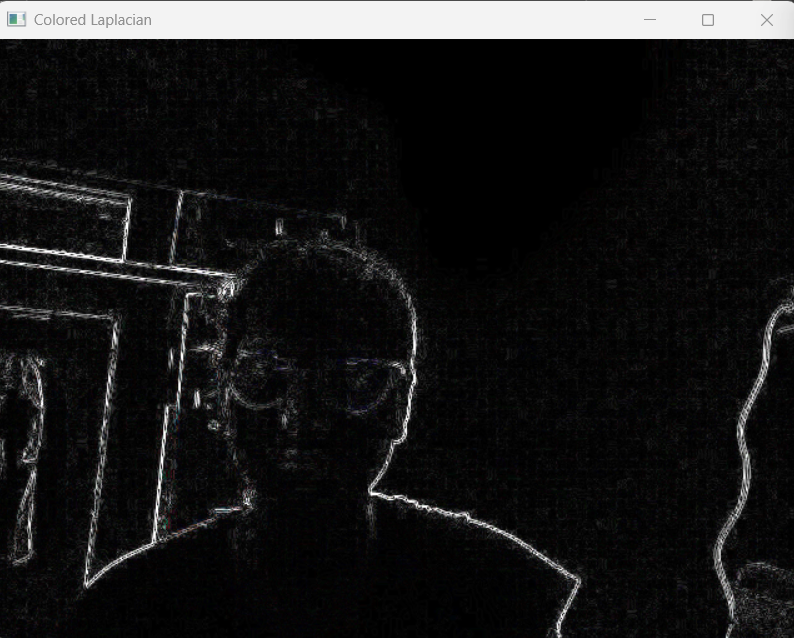
#> input picture Image Manipulation/Text and Shapes Basics/Edge Detection using OpenCV/Laplasian.png, 794 x 638 px, given in place of the camera
$ jupyter execute Untitled.ipynb   (text cells are left out)
#> lines starting #> are read from the running program, lines starting #| are printed output that depends on the picture
[cell 1]
import cv2 as cv
import numpy as np
import pandas as pd
import matplotlib.pyplot as plt

[cell 2]
import cv2 as cv
cam=cv.VideoCapture(0)
while True:
    _,img=cam.read()
#> img is the input picture: shape (638, 794, 3); mean B, G, R 25.7, 25.6, 25.7
    img=cv.flip(img,1)
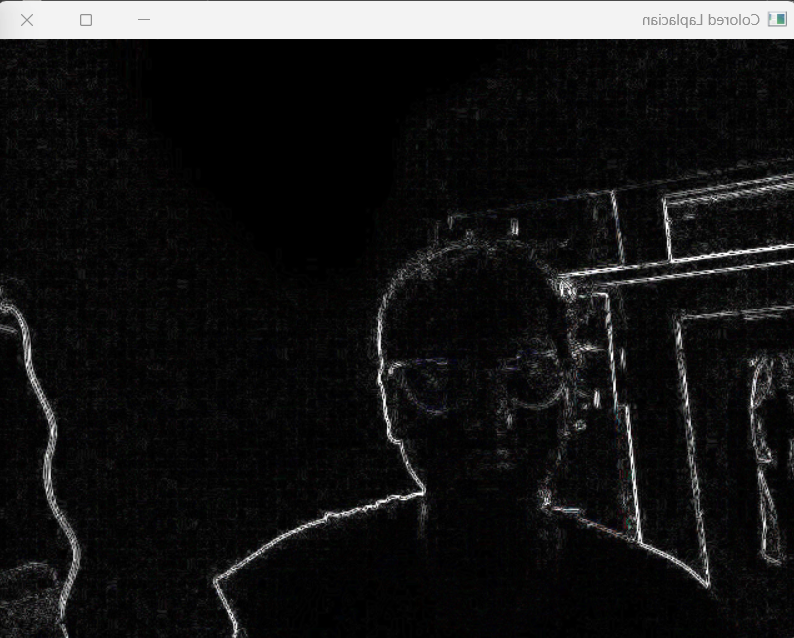
#> img: shape (638, 794, 3); mean B, G, R 25.7, 25.6, 25.7
    edge=cv.Canny(img,0,100)
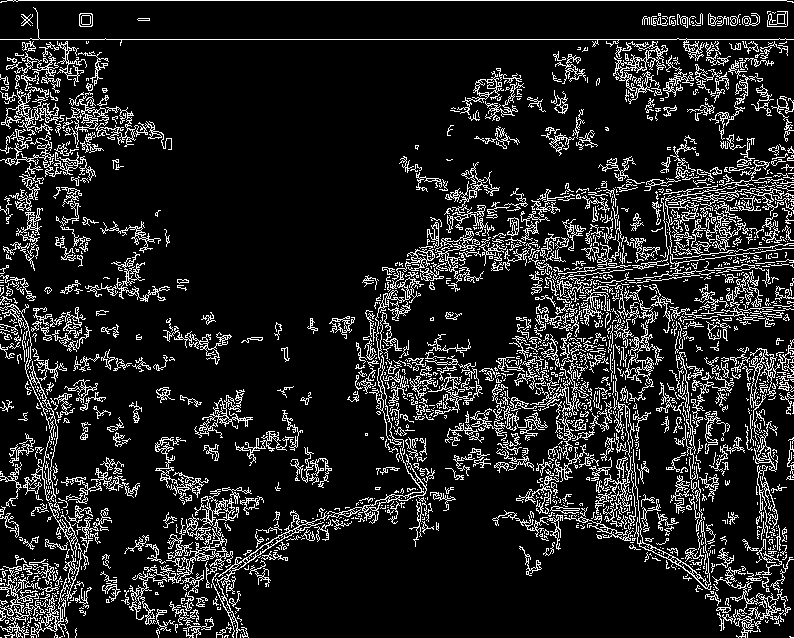
#> edge: shape (638, 794); 13.1% white in thin lines or dots
    cv.imshow("Frames",img)
    cv.imshow("Edges",edge)
    if(cv.waitKey(10)==27):
#> (key Esc is pressed here)
        cam.release()
        break

[cell 3]
import cv2 as cv

cam = cv.VideoCapture(0)

while True:
    _, img = cam.read()

    img = cv.flip(img, 1)

    edge1 = cv.Canny(img, 50, 150)
#> edge1: shape (638, 794); 5.4% white in thin lines or dots
    edge2 = cv.Canny(img, 100, 200)
#> edge2: shape (638, 794); 3.7% white in thin lines or dots
    edge3 = cv.Canny(img, 150, 250)
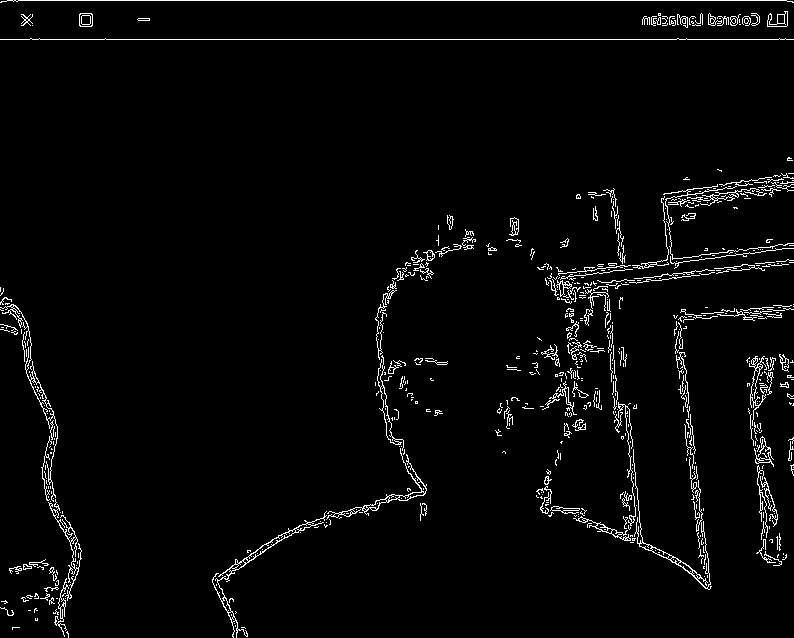
#> edge3: shape (638, 794); 3% white in thin lines or dots

    cv.imshow("Frame", img)
    cv.imshow("Edges1", edge1)
    cv.imshow("Edges2", edge2)
    cv.imshow("Edges3", edge3)

    if cv.waitKey(1) & 0xFF == 27:  # ESC key
#> (key Esc is pressed here)
        break

cam.release()
cv.destroyAllWindows()

#edge1 shows the most noise. As the range increases it is barely able to detect edges. So,it depends on the requirement

[cell 4]
import cv2 as cv

cam = cv.VideoCapture(0)

while True:
    _, img = cam.read()

    img = cv.flip(img, 1)
    gray = cv.cvtColor(img, cv.COLOR_BGR2GRAY)

    # Sobel edge detection
    sobelx = cv.Sobel(gray, cv.CV_64F, 1, 0, ksize=3)  # X direction
    sobely = cv.Sobel(gray, cv.CV_64F, 0, 1, ksize=3)  # Y direction
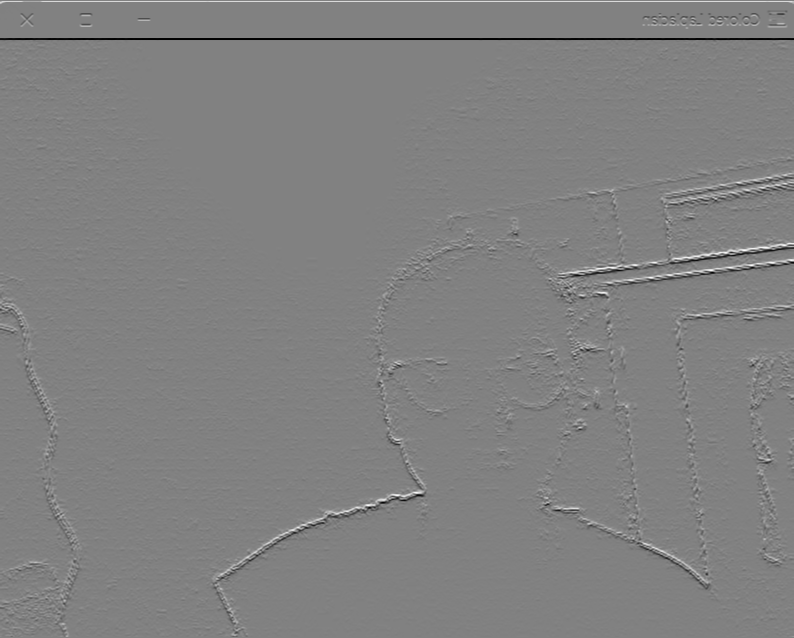
#> sobely: shape (638, 794) float64; min -972, max 945, mean -1.9; drawn with min black and max white

    # Convert back to uint8
    abs_sobelx = cv.convertScaleAbs(sobelx)
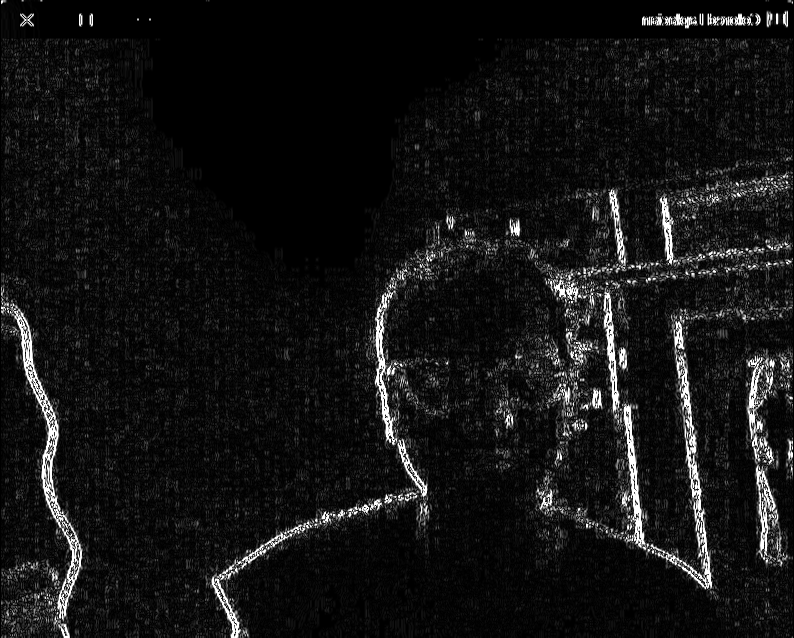
#> abs_sobelx: shape (638, 794); min 0, max 255, mean 20
    abs_sobely = cv.convertScaleAbs(sobely)
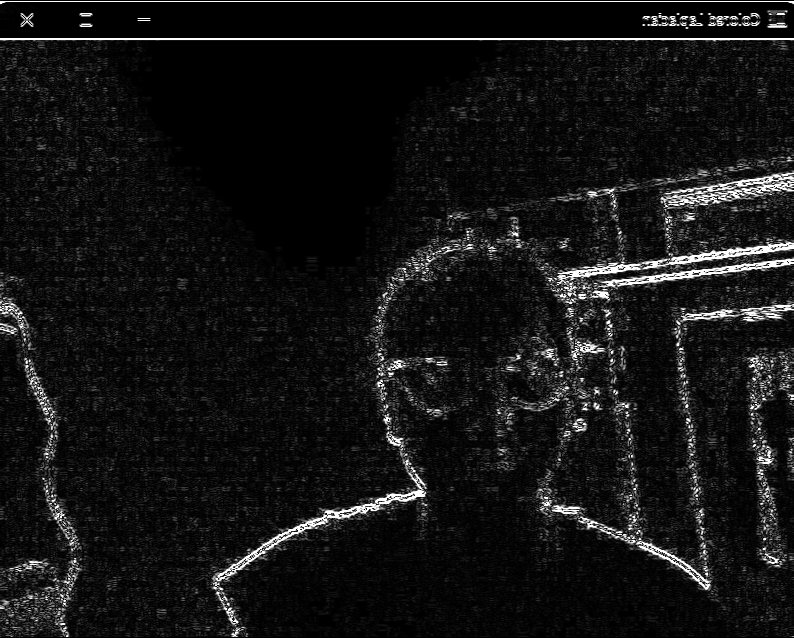
#> abs_sobely: shape (638, 794); min 0, max 255, mean 20.6

    # Combine both directions
    sobel_combined = cv.bitwise_or(abs_sobelx, abs_sobely)
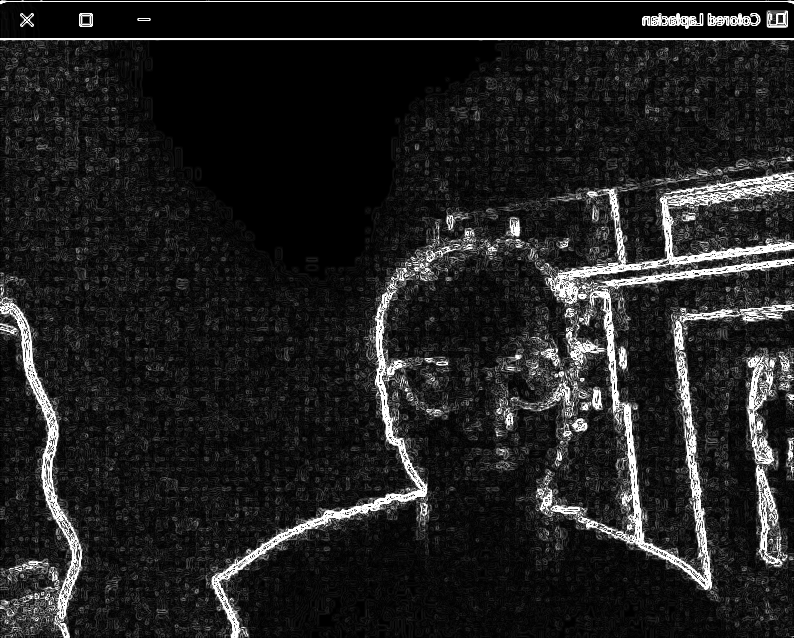
#> sobel_combined: shape (638, 794); min 0, max 255, mean 32.9

    cv.imshow("Original", img)
    cv.imshow("Sobel X", abs_sobelx)
    cv.imshow("Sobel Y", abs_sobely)
    cv.imshow("Sobel Combined", sobel_combined)

    if cv.waitKey(1) & 0xFF == 27:  # ESC key
#> (key Esc is pressed here)
        break

cam.release()
cv.destroyAllWindows()

[cell 5]
import cv2 as cv

cam = cv.VideoCapture(0)

while True:
    ret, img = cam.read()
    if not ret:
        print("Failed to grab frame")
        break

    img = cv.flip(img, 1)

    # Split into channels
    b, g, r = cv.split(img)

    # Apply Laplacian on each channel
    lap_b = cv.convertScaleAbs(cv.Laplacian(b, cv.CV_64F, ksize=3))
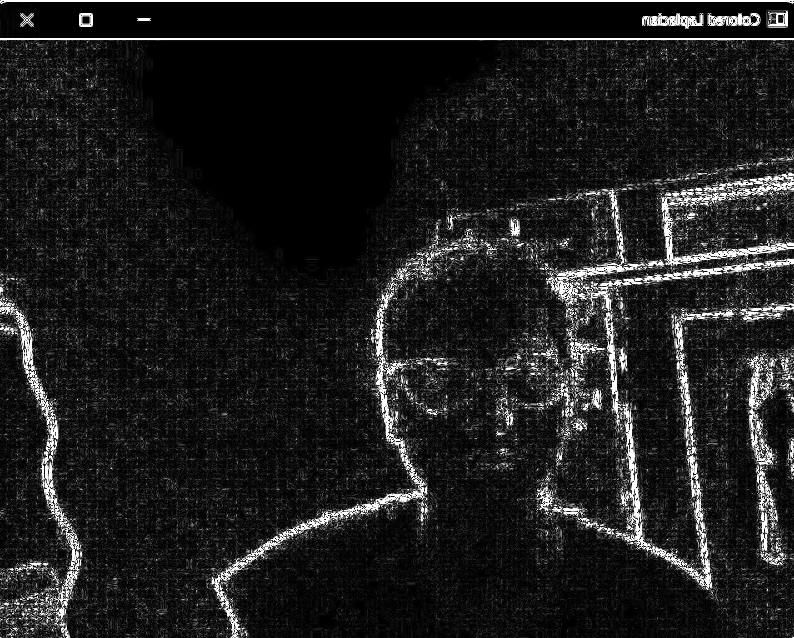
#> lap_b: shape (638, 794); min 0, max 255, mean 30.1
    lap_g = cv.convertScaleAbs(cv.Laplacian(g, cv.CV_64F, ksize=3))
    lap_r = cv.convertScaleAbs(cv.Laplacian(r, cv.CV_64F, ksize=3))

    # Merge back to get colored edges
    lap_colored = cv.merge((lap_b, lap_g, lap_r))

    cv.imshow("Original", img)
    cv.imshow("Colored Laplacian", lap_colored)

    if cv.waitKey(1) & 0xFF == 27:  # ESC key
#> (key Esc is pressed here)
        break

cam.release()
cv.destroyAllWindows()

[cell 6]
import cv2 as cv
import numpy as np

cam = cv.VideoCapture(0)

# Define Prewitt kernels
kernelx = np.array([[-1, 0, 1],
                    [-1, 0, 1],
                    [-1, 0, 1]], dtype=np.float32)

kernely = np.array([[-1, -1, -1],
                    [ 0,  0,  0],
                    [ 1,  1,  1]], dtype=np.float32)

while True:
    ret, img = cam.read()
    if not ret:
        print("Failed to grab frame")
        break

    img = cv.flip(img, 1)

    # Split into channels
    b, g, r = cv.split(img)

    # Apply Prewitt on each channel (X and Y directions)
    bx = cv.filter2D(b, -1, kernelx)
    by = cv.filter2D(b, -1, kernely)
    gx = cv.filter2D(g, -1, kernelx)
    gy = cv.filter2D(g, -1, kernely)
    rx = cv.filter2D(r, -1, kernelx)
    ry = cv.filter2D(r, -1, kernely)

    # Combine X and Y gradients per channel
    b_prewitt = cv.addWeighted(bx, 0.5, by, 0.5, 0)
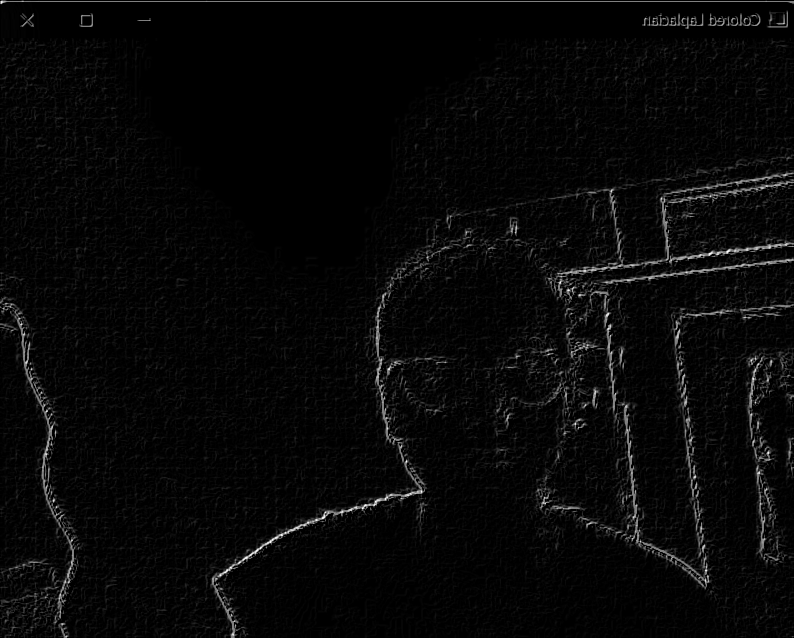
#> b_prewitt: shape (638, 794); min 0, max 255, mean 7.9
    g_prewitt = cv.addWeighted(gx, 0.5, gy, 0.5, 0)
    r_prewitt = cv.addWeighted(rx, 0.5, ry, 0.5, 0)

    # Merge channels back to get colored Prewitt edges
    prewitt_colored = cv.merge((b_prewitt, g_prewitt, r_prewitt))

    cv.imshow("Original", img)
    cv.imshow("Prewitt RGB Edges", prewitt_colored)

    if cv.waitKey(1) & 0xFF == 27:  # ESC key
#> (key Esc is pressed here)
        break

cam.release()
cv.destroyAllWindows()

$ run again, on Image Manipulation/Text and Shapes Basics/Edge Detection using OpenCV/Prewitt.png
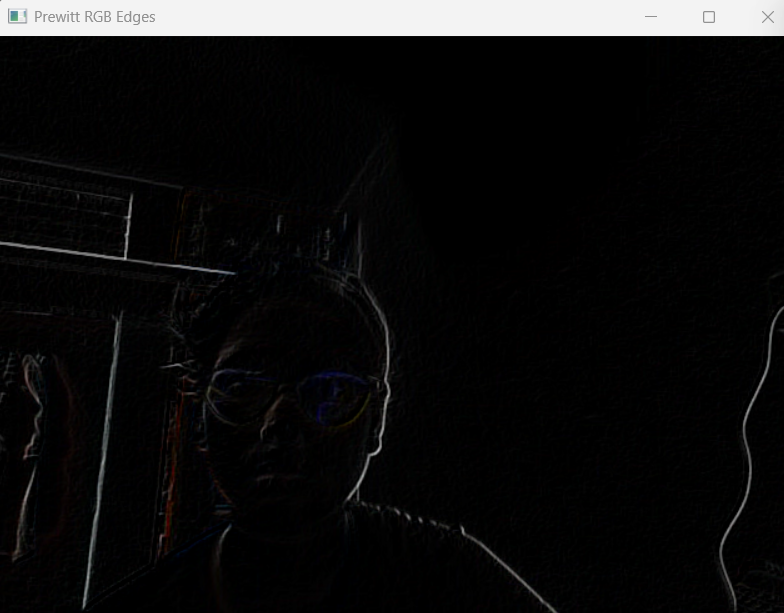
#> input picture Image Manipulation/Text and Shapes Basics/Edge Detection using OpenCV/Prewitt.png, 784 x 613 px, given in place of the camera
#> img is the input picture: shape (613, 784, 3); mean B, G, R 17.2, 17.1, 17.3
#> `edge=cv.Canny(img,0,100)`:
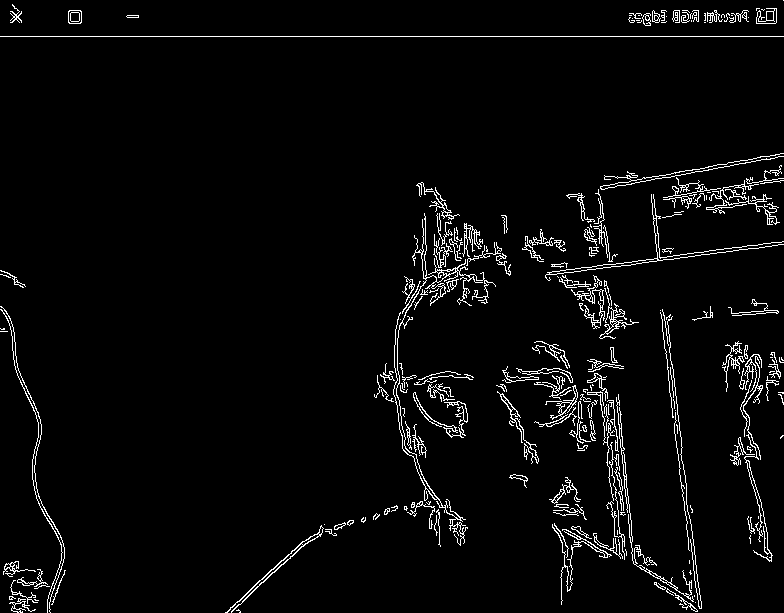
#> edge: shape (613, 784); 3.6% white in thin lines or dots
#> edge1: shape (613, 784); 1.9% white in thin lines or dots
#> edge2: shape (613, 784); 1.4% white in thin lines or dots
#> edge3: shape (613, 784); 1.1% white in thin lines or dots
#> `by = cv.filter2D(b, -1, kernely)`:
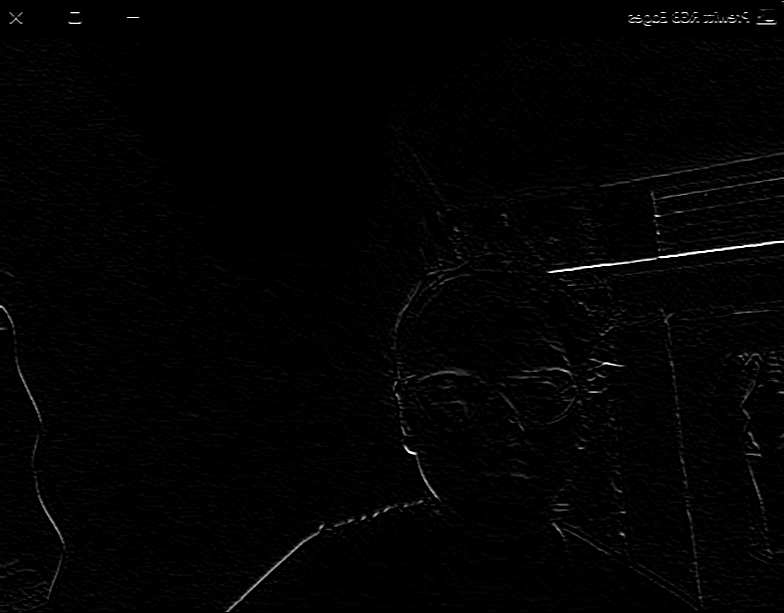
#> by: shape (613, 784); min 0, max 255, mean 2.8

$ run again, on Image Manipulation/Text and Shapes Basics/Edge Detection using OpenCV/Sobel.png
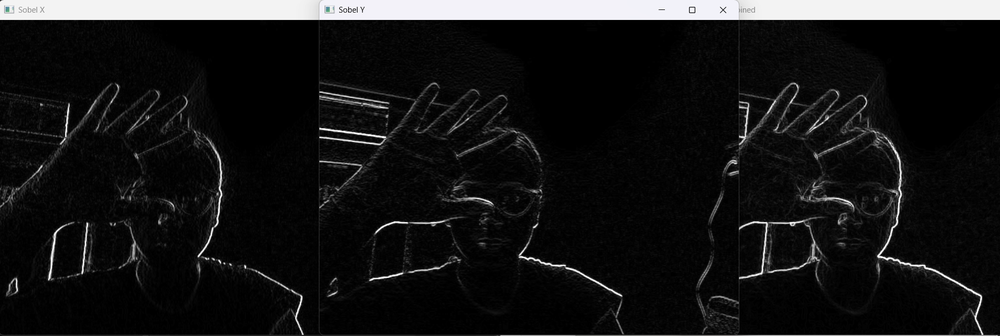
#> input picture Image Manipulation/Text and Shapes Basics/Edge Detection using OpenCV/Sobel.png, 1000 x 336 px, shrunk from 1907 x 640 before the run, given in place of the camera
#> img is the input picture: shape (336, 1000, 3); mean B, G, R 24.1, 23.9, 23.9
#> `edge=cv.Canny(img,0,100)`:
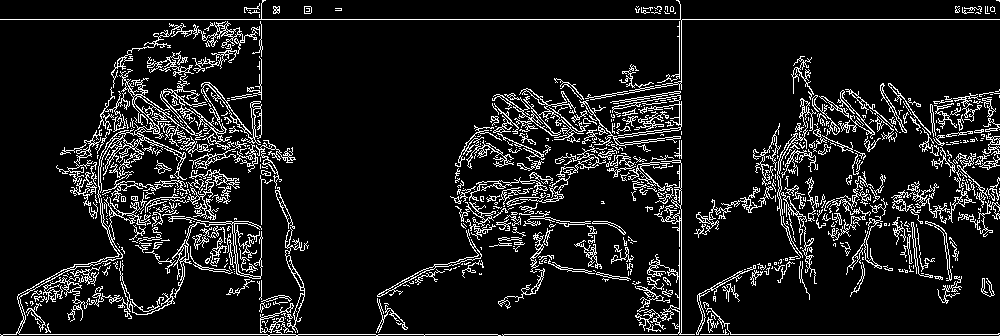
#> edge: shape (336, 1000); 10.4% white in thin lines or dots
#> edge1: shape (336, 1000); 5.6% white in thin lines or dots
#> edge2: shape (336, 1000); 4.3% white in thin lines or dots
#> edge3: shape (336, 1000); 3.5% white in thin lines or dots
#> `b_prewitt = cv.addWeighted(bx, 0.5, by, 0.5, 0)`:
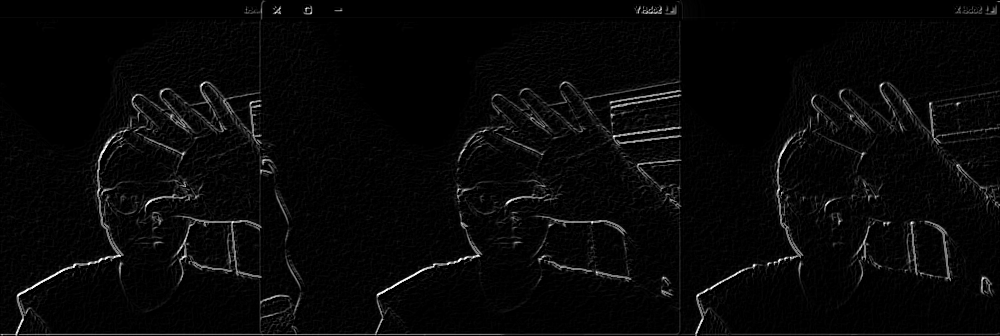
#> b_prewitt: shape (336, 1000); min 0, max 255, mean 7.8
